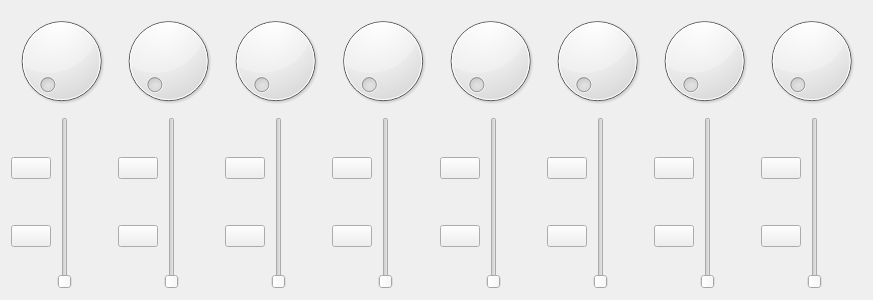
<?xml version="1.0" encoding="UTF-8"?>
<ui version="4.0">
 <class>Form</class>
 <widget class="QWidget" name="Form">
  <property name="geometry">
   <rect>
    <x>0</x>
    <y>0</y>
    <width>873</width>
    <height>300</height>
   </rect>
  </property>
  <property name="sizePolicy">
   <sizepolicy hsizetype="Minimum" vsizetype="Minimum">
    <horstretch>0</horstretch>
    <verstretch>0</verstretch>
   </sizepolicy>
  </property>
  <property name="windowTitle">
   <string>Form</string>
  </property>
  <layout class="QGridLayout" name="gridLayout_2">
   <item row="1" column="8">
    <layout class="QHBoxLayout" name="horizontalLayout_9">
     <item>
      <layout class="QVBoxLayout" name="verticalLayout_9">
       <item>
        <widget class="QPushButton" name="pushButton_16">
         <property name="text">
          <string/>
         </property>
        </widget>
       </item>
       <item>
        <widget class="QPushButton" name="pushButton_15">
         <property name="text">
          <string/>
         </property>
        </widget>
       </item>
      </layout>
     </item>
     <item>
      <widget class="QSlider" name="verticalSlider_8">
       <property name="orientation">
        <enum>Qt::Vertical</enum>
       </property>
      </widget>
     </item>
     <item>
      <spacer name="horizontalSpacer_8">
       <property name="orientation">
        <enum>Qt::Horizontal</enum>
       </property>
       <property name="sizeHint" stdset="0">
        <size>
         <width>40</width>
         <height>20</height>
        </size>
       </property>
      </spacer>
     </item>
    </layout>
   </item>
   <item row="1" column="3">
    <layout class="QHBoxLayout" name="horizontalLayout_4">
     <item>
      <layout class="QVBoxLayout" name="verticalLayout_4">
       <item>
        <widget class="QPushButton" name="pushButton_6">
         <property name="text">
          <string/>
         </property>
        </widget>
       </item>
       <item>
        <widget class="QPushButton" name="pushButton_5">
         <property name="text">
          <string/>
         </property>
        </widget>
       </item>
      </layout>
     </item>
     <item>
      <widget class="QSlider" name="verticalSlider_3">
       <property name="orientation">
        <enum>Qt::Vertical</enum>
       </property>
      </widget>
     </item>
     <item>
      <spacer name="horizontalSpacer_3">
       <property name="orientation">
        <enum>Qt::Horizontal</enum>
       </property>
       <property name="sizeHint" stdset="0">
        <size>
         <width>40</width>
         <height>20</height>
        </size>
       </property>
      </spacer>
     </item>
    </layout>
   </item>
   <item row="1" column="7">
    <layout class="QHBoxLayout" name="horizontalLayout_8">
     <item>
      <layout class="QVBoxLayout" name="verticalLayout_8">
       <item>
        <widget class="QPushButton" name="pushButton_14">
         <property name="text">
          <string/>
         </property>
        </widget>
       </item>
       <item>
        <widget class="QPushButton" name="pushButton_13">
         <property name="text">
          <string/>
         </property>
        </widget>
       </item>
      </layout>
     </item>
     <item>
      <widget class="QSlider" name="verticalSlider_7">
       <property name="orientation">
        <enum>Qt::Vertical</enum>
       </property>
      </widget>
     </item>
     <item>
      <spacer name="horizontalSpacer_7">
       <property name="orientation">
        <enum>Qt::Horizontal</enum>
       </property>
       <property name="sizeHint" stdset="0">
        <size>
         <width>40</width>
         <height>20</height>
        </size>
       </property>
      </spacer>
     </item>
    </layout>
   </item>
   <item row="0" column="6">
    <widget class="QDial" name="dial_6"/>
   </item>
   <item row="1" column="6">
    <layout class="QHBoxLayout" name="horizontalLayout_7">
     <item>
      <layout class="QVBoxLayout" name="verticalLayout_7">
       <item>
        <widget class="QPushButton" name="pushButton_11">
         <property name="text">
          <string/>
         </property>
        </widget>
       </item>
       <item>
        <widget class="QPushButton" name="pushButton_12">
         <property name="text">
          <string/>
         </property>
        </widget>
       </item>
      </layout>
     </item>
     <item>
      <widget class="QSlider" name="verticalSlider_6">
       <property name="orientation">
        <enum>Qt::Vertical</enum>
       </property>
      </widget>
     </item>
     <item>
      <spacer name="horizontalSpacer_6">
       <property name="orientation">
        <enum>Qt::Horizontal</enum>
       </property>
       <property name="sizeHint" stdset="0">
        <size>
         <width>40</width>
         <height>20</height>
        </size>
       </property>
      </spacer>
     </item>
    </layout>
   </item>
   <item row="1" column="5">
    <layout class="QHBoxLayout" name="horizontalLayout_6">
     <item>
      <layout class="QVBoxLayout" name="verticalLayout_6">
       <item>
        <widget class="QPushButton" name="pushButton_10">
         <property name="text">
          <string/>
         </property>
        </widget>
       </item>
       <item>
        <widget class="QPushButton" name="pushButton_9">
         <property name="text">
          <string/>
         </property>
        </widget>
       </item>
      </layout>
     </item>
     <item>
      <widget class="QSlider" name="verticalSlider_5">
       <property name="orientation">
        <enum>Qt::Vertical</enum>
       </property>
      </widget>
     </item>
     <item>
      <spacer name="horizontalSpacer_5">
       <property name="orientation">
        <enum>Qt::Horizontal</enum>
       </property>
       <property name="sizeHint" stdset="0">
        <size>
         <width>40</width>
         <height>20</height>
        </size>
       </property>
      </spacer>
     </item>
    </layout>
   </item>
   <item row="0" column="4">
    <widget class="QDial" name="dial_4"/>
   </item>
   <item row="1" column="2">
    <layout class="QHBoxLayout" name="horizontalLayout_3">
     <item>
      <layout class="QVBoxLayout" name="verticalLayout_3">
       <item>
        <widget class="QPushButton" name="pushButton_4">
         <property name="text">
          <string/>
         </property>
        </widget>
       </item>
       <item>
        <widget class="QPushButton" name="pushButton_3">
         <property name="text">
          <string/>
         </property>
        </widget>
       </item>
      </layout>
     </item>
     <item>
      <widget class="QSlider" name="verticalSlider_2">
       <property name="orientation">
        <enum>Qt::Vertical</enum>
       </property>
      </widget>
     </item>
     <item>
      <spacer name="horizontalSpacer_2">
       <property name="orientation">
        <enum>Qt::Horizontal</enum>
       </property>
       <property name="sizeHint" stdset="0">
        <size>
         <width>40</width>
         <height>20</height>
        </size>
       </property>
      </spacer>
     </item>
    </layout>
   </item>
   <item row="1" column="4">
    <layout class="QHBoxLayout" name="horizontalLayout_5">
     <item>
      <layout class="QVBoxLayout" name="verticalLayout_5">
       <item>
        <widget class="QPushButton" name="pushButton_7">
         <property name="text">
          <string/>
         </property>
        </widget>
       </item>
       <item>
        <widget class="QPushButton" name="pushButton_8">
         <property name="text">
          <string/>
         </property>
        </widget>
       </item>
      </layout>
     </item>
     <item>
      <widget class="QSlider" name="verticalSlider_4">
       <property name="orientation">
        <enum>Qt::Vertical</enum>
       </property>
      </widget>
     </item>
     <item>
      <spacer name="horizontalSpacer_4">
       <property name="orientation">
        <enum>Qt::Horizontal</enum>
       </property>
       <property name="sizeHint" stdset="0">
        <size>
         <width>40</width>
         <height>20</height>
        </size>
       </property>
      </spacer>
     </item>
    </layout>
   </item>
   <item row="0" column="2">
    <widget class="QDial" name="dial_2"/>
   </item>
   <item row="0" column="7">
    <widget class="QDial" name="dial_7"/>
   </item>
   <item row="0" column="1">
    <widget class="QDial" name="dial"/>
   </item>
   <item row="0" column="5">
    <widget class="QDial" name="dial_5"/>
   </item>
   <item row="0" column="3">
    <widget class="QDial" name="dial_3"/>
   </item>
   <item row="1" column="1">
    <layout class="QHBoxLayout" name="horizontalLayout_2">
     <item>
      <layout class="QVBoxLayout" name="verticalLayout_2">
       <item>
        <widget class="QPushButton" name="pushButton_2">
         <property name="text">
          <string/>
         </property>
        </widget>
       </item>
       <item>
        <widget class="QPushButton" name="pushButton">
         <property name="sizePolicy">
          <sizepolicy hsizetype="Minimum" vsizetype="Fixed">
           <horstretch>0</horstretch>
           <verstretch>0</verstretch>
          </sizepolicy>
         </property>
         <property name="text">
          <string/>
         </property>
        </widget>
       </item>
      </layout>
     </item>
     <item>
      <widget class="QSlider" name="verticalSlider">
       <property name="orientation">
        <enum>Qt::Vertical</enum>
       </property>
      </widget>
     </item>
     <item>
      <spacer name="horizontalSpacer">
       <property name="orientation">
        <enum>Qt::Horizontal</enum>
       </property>
       <property name="sizeHint" stdset="0">
        <size>
         <width>40</width>
         <height>20</height>
        </size>
       </property>
      </spacer>
     </item>
    </layout>
   </item>
   <item row="0" column="8">
    <widget class="QDial" name="dial_8"/>
   </item>
  </layout>
 </widget>
 <resources/>
 <connections/>
</ui>
